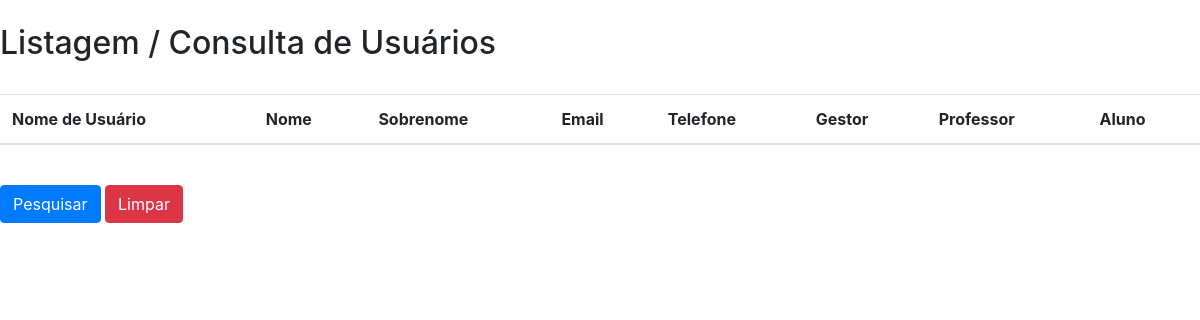
/usuarios/, run on an earlier commit of the app's database.
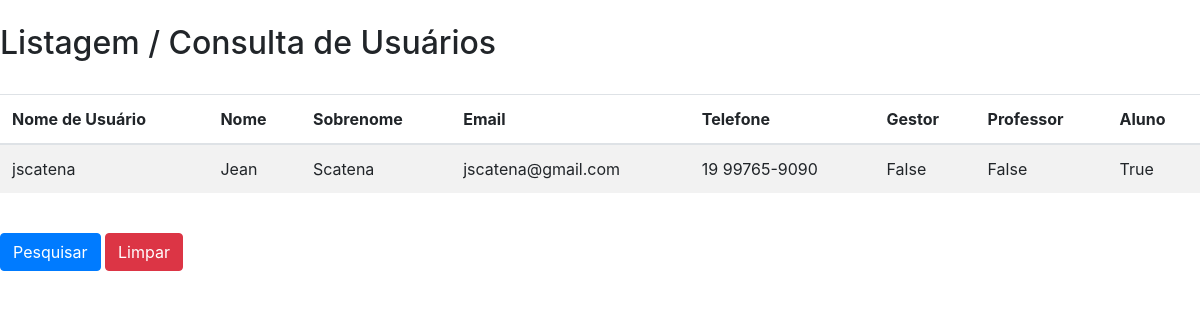
And on a later commit of the database.
### academia/models.py (models this page shows)
class Usuarios(models.Model):
  id = models.BigAutoField(primary_key=True) # chave primaria
  user = models.ForeignKey(User, on_delete = models.CASCADE)
  convmedico = models.CharField(max_length=15)
  urgtel = models.CharField(max_length=15, blank=False,default='')
  celular = models.CharField(max_length=15, blank=False)
  endereco = models.CharField(max_length=40, blank=False)
  numero = models.IntegerField(blank=False)
  bairro = models.CharField(max_length=20, blank=False)
  cidade = models.CharField(max_length=25, blank=False)
  estado = models.CharField(max_length=2, blank=False)
  professor = models.BooleanField(default=False)
  aluno = models.BooleanField(default=False)
  gestor = models.BooleanField(default=False)

### academia/views.py (the view)
# urls.py: path('usuarios/', views.lista_usuarios, name="usuarios"),
def lista_usuarios(request):
  usuarios = Usuarios.objects.all()#Select *
  return render(request, 'consultas/usuarios.html', {'usuarios':usuarios})

### templates/consultas/usuarios.html (shortened to what this page needs)
<!DOCTYPE html>
<html>
  <head>
    {% load widget_tweaks %}
    <link rel="stylesheet" href="https://stackpath.bootstrapcdn.com/bootstrap/4.5.0/css/bootstrap.min.css">
  </head>
  <body>
    <form role="form" action="{% url 'usuarios' %}" method="POST">
      <br>
      <h2> Listagem / Consulta de Usuários </h2>
      <br>
      <table class="table table-striped">
            <thead>
              <tr>
                <th>Nome de Usuário</th>
                <th>Nome</th>
                <th>Sobrenome</th>
                <th>Email</th>
                <th>Telefone</th>
                <th>Gestor</th>
                <th>Professor</th>
                <th>Aluno</th>
              </tr>
            </thead>
            <tbody>
              {% for usuario in usuarios %}
                <tr>
                  <td>{{usuario.user.username}}</td>
                  <td>{{usuario.user.first_name}}</td>
                  <td>{{usuario.user.last_name}}</td>
                  <td>{{usuario.user.email}}</td>
                  <td>{{usuario.celular}}</td>
                  <td>{{usuario.gestor}}</td>
                  <td>{{usuario.professor}}</td>
                  <td>{{usuario.aluno}}</td>
                </tr>
            {% endfor %}
            </tbody>
          </table>
      <br>
      <button type="submit" class="btn btn-primary"> Pesquisar </button>
      <button type="reset" class="btn btn-danger"> Limpar </button>
    </form>
  </body>
</html>

What changed in the data, as far as the page shows it:
added Usuarios: user.username "jscatena", user.first_name "Jean", user.last_name "Scatena", user.email "jscatena@gmail.com", celular "19 99765-9090", gestor "False", professor "False", aluno "True"
